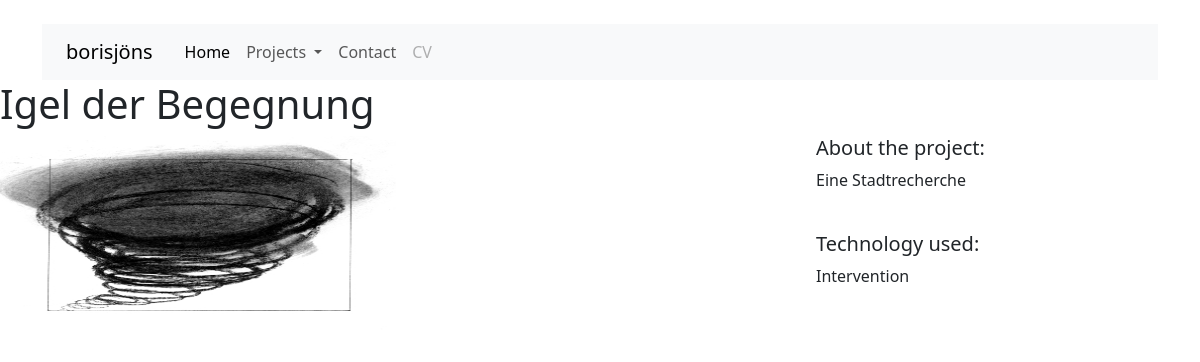
/projects/1/, run on the app's committed database.
### projects/models.py (models this page shows, shortened)
class Project(models.Model):
    title = models.CharField(max_length=100)
    description = models.TextField()
    technology = models.CharField(max_length=20)
    image = models.FilePathField(path="/static")
    pub_date = models.DateTimeField("date published", default=datetime.date.today)

### projects/views.py (the view)
# urls.py: path("<int:project_id>/", views.detail, name="detail"),
def detail(request, project_id):
    project = get_object_or_404(Project, pk=project_id)
    return render(request, "projects/detail.html", {"project": project})

### projects/templates/projects/detail.html (shortened to what this page needs)
<!DOCTYPE html>
<html lang="en">
<head>
</head>
<body>
{% extends "base.html" %}
{% load static %}
{% block page_content %}
<h1>{{ project.title }}</h1>
<div class="row">
    <div class="col-md-8">
        <img src="{% static project.image %}" alt="" width="50%" height="50%">
    </div>
    <div class="col-md-4">
        <h5>About the project:</h5>
        <p>{{ project.description }}</p>
        <br>
        <h5>Technology used:</h5>
        <p>{{ project.technology }}</p>
    </div>
</div>
{% endblock %}

### data on the page
Project: title "Igel der Begegnung", image (picture), description "Eine Stadtrecherche", technology "Intervention"
